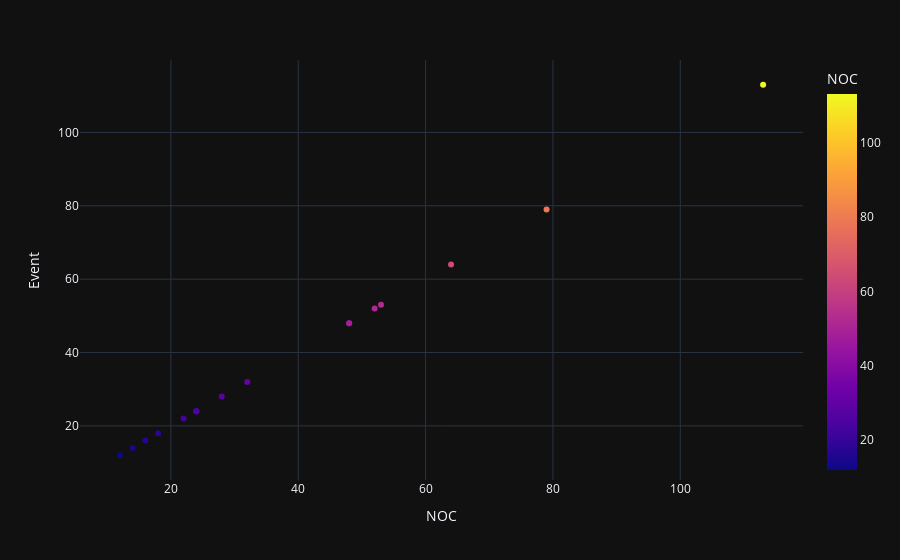

Here is the notebook cell this chart was saved with:
### Code cell
px.scatter(data_frame=eventdata,x='NOC',y='Event',color='NOC',template='plotly_dark')

### Figure 1 — Plotly figure (JSON) as saved in the notebook; plotly's stock layout.template omitted (floating-point values rounded to 4 significant figures)
{"data": [{"hovertemplate": "NOC=%{marker.color}<br>Event=%{y}<extra></extra>", "legendgroup": "", "marker": {"color": [16, 53, 24, 32, 79, 12, 24, 48, 64, 52, 28, 24, 24, 14, 24, 113, 48, 18, 24, 22], "coloraxis": "coloraxis", "symbol": "circle"}, "mode": "markers", "name": "", "orientation": "v", "showlegend": false, "type": "scatter", "x": [16, 53, 24, 32, 79, 12, 24, 48, 64, 52, 28, 24, 24, 14, 24, 113, 48, 18, 24, 22], "xaxis": "x", "y": [16, 53, 24, 32, 79, 12, 24, 48, 64, 52, 28, 24, 24, 14, 24, 113, 48, 18, 24, 22], "yaxis": "y"}], "layout": {"coloraxis": {"colorbar": {"title": {"text": "NOC"}}, "colorscale": [[0, "#0d0887"], [0.1111, "#46039f"], [0.2222, "#7201a8"], [0.3333, "#9c179e"], [0.4444, "#bd3786"], [0.5556, "#d8576b"], [0.6667, "#ed7953"], [0.7778, "#fb9f3a"], [0.8889, "#fdca26"], [1, "#f0f921"]]}, "legend": {"tracegroupgap": 0}, "margin": {"t": 60}, "xaxis": {"anchor": "y", "domain": [0, 1], "title": {"text": "NOC"}}, "yaxis": {"anchor": "x", "domain": [0, 1], "title": {"text": "Event"}}}}
